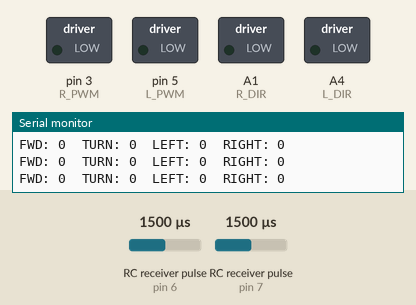
Simulated run of this program. Board: Arduino Nano, built with avr-gcc and run on an emulated ATmega328P. Parts: switched loads named in the program (green lamp = pin HIGH), the last lines printed to the serial monitor. Wiring (inferred from the names in the program): 2 × RC receiver channel: data pin 6 / data pin 7. The inputs (shaded band) are chosen by the test bench; at power-on: RC receiver pulse (sensors on pin 6, pin 7) 1500 µs.

Above: at 1.2 s.
1.3 s: RC receiver pulse (sensor on pin 6) set to 1020 µs
At 2.0 s:
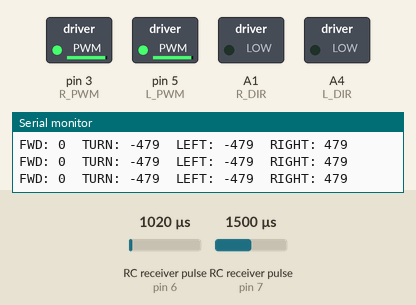
2.8 s: RC receiver pulse (sensor on pin 7) set to 1455 µs
5.8 s: RC receiver pulse (sensor on pin 7) set to 1430 µs
At 6.9 s:
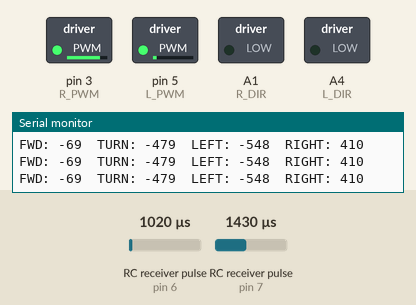
7.3 s: RC receiver pulse (sensor on pin 6) set to 1250 µs
At 8.5 s:
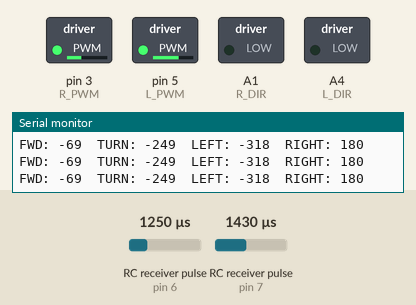
8.8 s: RC receiver pulse (sensor on pin 6) set to 1500 µs
At 9.7 s:
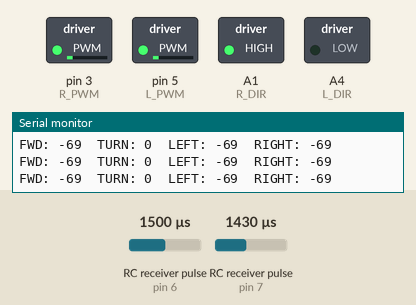
10.3 s: RC receiver pulse (sensor on pin 7) set to 1020 µs
At 10.8 s:
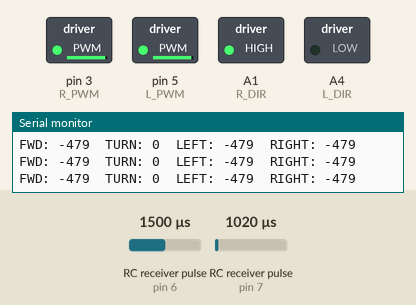
Timing chart, 0 to 12.8 s (numbered marks = the images above; inputs shaded):
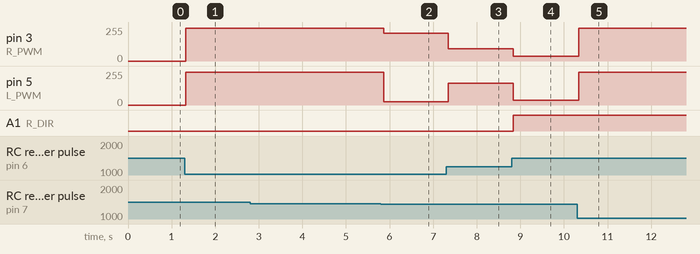

Measured:
- the behaviour switches between 1445 and 1444 µs on RC receiver pulse (sensor on pin 7) (found by bisection; images 1 and 2)
- after the input at 1.3 s, pin 3 (R_PWM), pin 5 (L_PWM): 0/255 → 244/255 at once
- after the input at 5.8 s, pin 3 (R_PWM): 244/255 → 209/255 after 0.06 s; pin 5 (L_PWM): 244/255 → 23/255 after 0.06 s
- after the input at 7.3 s, pin 3 (R_PWM): 209/255 → 91/255 at once; pin 5 (L_PWM): 23/255 → 162/255 at once
- after the input at 8.8 s, pin 3 (R_PWM): 91/255 → 35/255 at once; pin 5 (L_PWM): 162/255 → 35/255 at once; A1 (R_DIR): LOW → HIGH at once
- after the input at 10.3 s, pin 3 (R_PWM), pin 5 (L_PWM): 35/255 → 244/255 at once

The program:

main.cpp
```cpp
#include <Arduino.h>

// INPUTS (FS-R6B)
#define TURN_CH1 6   // Receiver CH1
#define FWD_CH2 7    // Receiver CH2

// OUTPUTS (TB6612FNG)
#define R_DIR A1
#define R_PWM 3
#define L_DIR A4
#define L_PWM 5

#define OFFSET 1500
#define DEADZONE 55
#define MAX_PULSE 500

void setup() {
  Serial.begin(9600);

  // Set pin modes for inputs
  pinMode(TURN_CH1, INPUT);
  pinMode(FWD_CH2, INPUT);

  // Set pin modes for outputs
  pinMode(R_DIR, OUTPUT);
  pinMode(R_PWM, OUTPUT);
  pinMode(L_DIR, OUTPUT);
  pinMode(L_PWM, OUTPUT);
}

/**
 * Sets motor direction and speed based on input speed value.
 * @param dir_pin The direction control pin for the motor.
 * @param pwm_pin The PWM control pin for the motor.
 * @param speed The desired speed of the motor (-MAX_PULSE to MAX_PULSE).
 */
void setMotor(int dir_pin, int pwm_pin, int speed) {
  if (speed > 0) {
    digitalWrite(dir_pin, HIGH); // Set direction forward
  } else if (speed < 0) {
    digitalWrite(dir_pin, LOW); // Set direction backward
  } else {
    analogWrite(pwm_pin, 0); // Stop motor
    return;
  }

  // Map pulse to motor speed (0 to MAX_PULSE) to (0 to 255)
  int pwm_value = map(abs(speed), 0, MAX_PULSE, 0, 255);
  analogWrite(pwm_pin, pwm_value); // Set motor speed
}

void loop() {
  int fwd_value = pulseIn(FWD_CH2, HIGH, 50000) - OFFSET; // Read forward channel pulse width and apply offset
  int turn_value = pulseIn(TURN_CH1, HIGH, 50000) - OFFSET; // Read turn channel pulse width and apply offset

  // Apply deadzone
  if (abs(fwd_value) < DEADZONE) {
    fwd_value = 0;
  }
  if (abs(turn_value) < DEADZONE) {
    turn_value = 0;
  }

  int left_speed = fwd_value + turn_value; // Calculate left motor speed
  int right_speed = fwd_value - turn_value; // Calculate right motor speed

  setMotor(L_DIR, L_PWM, left_speed);
  setMotor(R_DIR, R_PWM, -right_speed); // Invert right motor

  // Serial output for debugging
  Serial.print("FWD: ");
  Serial.print(fwd_value);
  Serial.print("\tTURN: ");
  Serial.print(turn_value);
  Serial.print("\tLEFT: ");
  Serial.print(left_speed);
  Serial.print("\tRIGHT: ");
  Serial.println(right_speed);

  delay(20); // Small delay for stability
}
```
